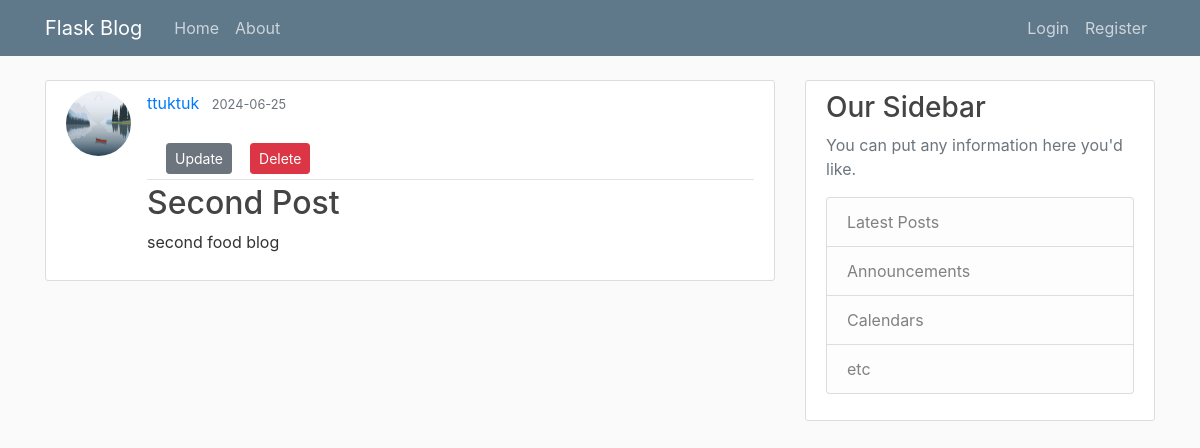
Screenshot of /post/2 with the database file from the repository.
### flaskBlog/models.py (models this page shows, shortened)
class User(db.Model, UserMixin):
    id = db.Column(db.Integer, primary_key=True)
    username = db.Column(db.String(20), unique=True, nullable=False)
    email = db.Column(db.String(120), unique=True, nullable=False)
    image_file = db.Column(db.String(20), nullable=False, default='default.jpg')
    password = db.Column(db.String(60), nullable=False)
    posts = db.relationship('Post', backref='author', lazy=True)

class Post(db.Model):
    id = db.Column(db.Integer, primary_key=True)
    title = db.Column(db.String(100), nullable=False)
    date_posted = db.Column(db.DateTime, nullable=False, default=datetime.utcnow)
    content = db.Column(db.Text, nullable=False)
    user_id = db.Column(db.Integer, db.ForeignKey('user.id'), nullable=False)

### flaskBlog/routes.py (the view)
@app.route("/post/<int:post_id>")
def post(post_id):
    with app.app_context():
        post = Post.query.get_or_404(post_id)
        user = User.query.filter_by(id=post_id).first()
        return render_template('post.html', title=post.title, post = post, post_id=post_id, user=user)

### flaskBlog/templates/post.html
{% extends "layout.html" %}
{% block content %}
        <article class="media content-section">
          <img class="rounded-circle article-img" src="/static/profile_pics/default.jpg">
          <div class="media-body">
            <div class="article-metadata">
              <a class="mr-2" href="#">{{ user.username }}</a>
              <small class="text-muted">{{ post.date_posted.strftime('%Y-%m-%d')}}</small>
              <div class="container mt-4">
                <div class="button-container">
                    <a href="{{ url_for('update_post', post_id=post.id) }}" class="btn btn-secondary btn-sm m-1">Update</a>
                    <form method="POST" action="{{ url_for('delete_post', post_id=post.id) }}">
                        <button type="submit" class="btn btn-danger btn-sm m-1">Delete</button>
                    </form>
                </div>
            </div>
            </div>
            <h2><a class="article-title" href="#">{{ post.title }}</a></h2>
            <p class="article-content">{{ post.content }}</p>
          </div>
        </article>
{% endblock content %}

### flaskBlog/static/main.css (style rules this page uses)
body { background: #fafafa; color: #333333; margin-top: 5rem; }
h1, h2, h3, h4, h5, h6 { color: #444444; }
.content-section { background: #ffffff; padding: 10px 20px; border: 1px solid #dddddd; border-radius: 3px; margin-bottom: 20px; }
.article-title { color: #444444; }
.article-content { white-space: pre-line; }
.article-img { height: 65px; width: 65px; margin-right: 16px; }
.article-metadata { padding-bottom: 1px; margin-bottom: 4px; border-bottom: 1px solid #e3e3e3 }
.button-container { display: flex; align-items: center; }
.button-container form { margin-left: 10px; }
.button-container a, .button-container form { margin-right: 5px; }

### rows the page displays
User: username "ttuktuk"
Post: date_posted "2024-06-25", title "Second Post", content "second food blog"
